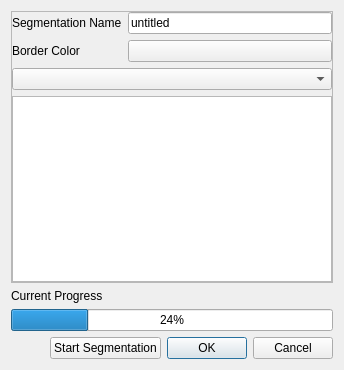
<?xml version="1.0" encoding="UTF-8"?>
<ui version="4.0">
 <class>DialogNewSegmentation</class>
 <widget class="QDialog" name="DialogNewSegmentation">
  <property name="geometry">
   <rect>
    <x>0</x>
    <y>0</y>
    <width>344</width>
    <height>370</height>
   </rect>
  </property>
  <property name="windowTitle">
   <string>New Segmentation Layer</string>
  </property>
  <layout class="QVBoxLayout" name="verticalLayout_2">
   <item>
    <widget class="QFrame" name="frameTotal">
     <property name="frameShape">
      <enum>QFrame::StyledPanel</enum>
     </property>
     <property name="frameShadow">
      <enum>QFrame::Raised</enum>
     </property>
     <layout class="QVBoxLayout" name="verticalLayout">
      <property name="leftMargin">
       <number>0</number>
      </property>
      <property name="topMargin">
       <number>0</number>
      </property>
      <property name="rightMargin">
       <number>0</number>
      </property>
      <property name="bottomMargin">
       <number>0</number>
      </property>
      <item>
       <layout class="QFormLayout" name="formLayout">
        <property name="fieldGrowthPolicy">
         <enum>QFormLayout::AllNonFixedFieldsGrow</enum>
        </property>
        <item row="0" column="0">
         <widget class="QLabel" name="label">
          <property name="text">
           <string>Segmentation Name</string>
          </property>
         </widget>
        </item>
        <item row="0" column="1">
         <widget class="QLineEdit" name="lineEditName">
          <property name="sizePolicy">
           <sizepolicy hsizetype="Minimum" vsizetype="Fixed">
            <horstretch>0</horstretch>
            <verstretch>0</verstretch>
           </sizepolicy>
          </property>
          <property name="text">
           <string>untitled</string>
          </property>
         </widget>
        </item>
        <item row="1" column="0">
         <widget class="QLabel" name="label_4">
          <property name="text">
           <string>Border Color</string>
          </property>
         </widget>
        </item>
        <item row="1" column="1">
         <widget class="QtColorPicker" name="colorPicker">
          <property name="text">
           <string/>
          </property>
         </widget>
        </item>
       </layout>
      </item>
      <item>
       <widget class="QComboBox" name="comboBox"/>
      </item>
      <item>
       <widget class="QPropertyEditorWidget" name="propertyWidget">
        <property name="sizePolicy">
         <sizepolicy hsizetype="Expanding" vsizetype="Preferred">
          <horstretch>0</horstretch>
          <verstretch>0</verstretch>
         </sizepolicy>
        </property>
       </widget>
      </item>
     </layout>
    </widget>
   </item>
   <item>
    <widget class="QLabel" name="labelProgress">
     <property name="text">
      <string>Current Progress</string>
     </property>
    </widget>
   </item>
   <item>
    <widget class="QProgressBar" name="progressBar">
     <property name="value">
      <number>24</number>
     </property>
    </widget>
   </item>
   <item>
    <layout class="QHBoxLayout" name="horizontalLayout_2">
     <item>
      <spacer name="horizontalSpacer">
       <property name="orientation">
        <enum>Qt::Horizontal</enum>
       </property>
       <property name="sizeHint" stdset="0">
        <size>
         <width>40</width>
         <height>20</height>
        </size>
       </property>
      </spacer>
     </item>
     <item>
      <widget class="QPushButton" name="pushButtonStart">
       <property name="text">
        <string>Start Segmentation</string>
       </property>
      </widget>
     </item>
     <item>
      <widget class="QDialogButtonBox" name="buttonBox">
       <property name="standardButtons">
        <set>QDialogButtonBox::Cancel|QDialogButtonBox::Ok</set>
       </property>
      </widget>
     </item>
    </layout>
   </item>
  </layout>
 </widget>
 <customwidgets>
  <customwidget>
   <class>QPropertyEditorWidget</class>
   <extends>QTreeView</extends>
   <header>QPropertyEditorWidget.h</header>
  </customwidget>
  <customwidget>
   <class>QtColorPicker</class>
   <extends>QPushButton</extends>
   <header location="global">qtcolorpicker.h</header>
  </customwidget>
 </customwidgets>
 <resources/>
 <connections>
  <connection>
   <sender>buttonBox</sender>
   <signal>accepted()</signal>
   <receiver>DialogNewSegmentation</receiver>
   <slot>accept()</slot>
   <hints>
    <hint type="sourcelabel">
     <x>248</x>
     <y>254</y>
    </hint>
    <hint type="destinationlabel">
     <x>157</x>
     <y>274</y>
    </hint>
   </hints>
  </connection>
  <connection>
   <sender>buttonBox</sender>
   <signal>rejected()</signal>
   <receiver>DialogNewSegmentation</receiver>
   <slot>reject()</slot>
   <hints>
    <hint type="sourcelabel">
     <x>316</x>
     <y>260</y>
    </hint>
    <hint type="destinationlabel">
     <x>286</x>
     <y>274</y>
    </hint>
   </hints>
  </connection>
 </connections>
</ui>
